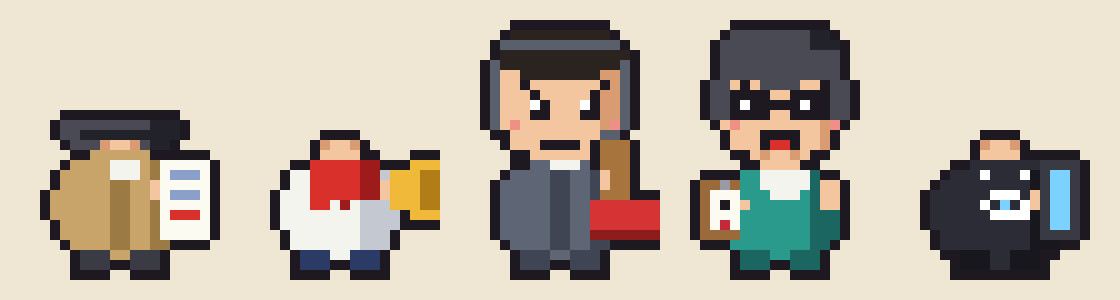

The script that saved this image:
"""Hater bodies: costume + props, no pixel faces (PNG overlay). cancel's pixel head is fallback if cancel.png is missing."""
from PIL import Image
import json, os

DIR = os.path.dirname(os.path.abspath(__file__))
W, H = 20, 26
PAL = {
    'K': '#1e1820', 'F': '#f3c6a0', 'f': '#d99c72', 'p': '#f08f86', 'W': '#ffffff',
    'H': '#4a4a55', 'h': '#22222a', 'C': '#c9a46a', 'c': '#9c7a44', 'P': '#fbfbf2', 'L': '#8aa0c8', 'n': '#3b3b46',
    'A': '#5a3a22', 'T': '#d9302c', 't': '#9e1b1b', 'S': '#f4f4ee', 's': '#c4c8d0', 'M': '#f0b93a', 'm': '#b07d16', 'N': '#2c3a66',
    'B': '#2a2320', 'G': '#59606c', 'R': '#d63434', 'r': '#8f1c1c', 'D': '#5e6675', 'd': '#3f4552', 'Y': '#a8743e',
    'O': '#ecc062', 'o': '#b98a2c', 'V': '#c22a3a', 'Q': '#c0303a', 'X': '#2a9a8c', 'x': '#1b6660', 'Z': '#9a9aa4', 'U': '#9a6a3a',
    'J': '#2b6fd6', 'j': '#1b4a99', 'I': '#2c2c36', 'i': '#17171d', 'E': '#3a3a44', 'e': '#7cd2ff'
}

class G:
    def __init__(s):
        s.g = [['.'] * W for _ in range(H)]
    def px(s, x, y, c):
        if 0 <= x < W and 0 <= y < H:
            s.g[y][x] = c
    def rect(s, x0, y0, x1, y1, c):
        for y in range(y0, y1 + 1):
            for x in range(x0, x1 + 1):
                s.px(x, y, c)
    def ell(s, cx, cy, rx, ry, c, shade=None, sx=.45):
        for y in range(H):
            for x in range(W):
                if ((x + .5 - cx) / rx) ** 2 + ((y + .5 - cy) / ry) ** 2 <= 1:
                    s.px(x, y, shade if shade and (x + .5 - cx) > rx * sx else c)
    def get(s, x, y):
        return s.g[y][x] if 0 <= x < W and 0 <= y < H else '.'
    def outline(s):
        add = []
        for y in range(H):
            for x in range(W):
                if s.g[y][x] == '.' and any(s.get(x + dx, y + dy) not in '.K' for dx, dy in ((1, 0), (-1, 0), (0, 1), (0, -1))):
                    add.append((x, y))
        for x, y in add:
            s.g[y][x] = 'K'
    def rows(s):
        return [''.join(r) for r in s.g]


def neck(g, y=12):
    g.rect(8, y, 11, y + 1, 'F')
    g.px(8, y, 'f'); g.px(11, y, 'f')


def legs(g, col):
    g.rect(6, 23, 8, 24, col)
    g.rect(11, 23, 13, 24, col)
    g.rect(5, 25, 8, 25, 'K')
    g.rect(11, 25, 14, 25, 'K')


def face(g, eyes='norm', mouth='grin', cx=10, ey=8, brows='angry'):
    for ex in (cx - 3, cx + 2):
        if eyes == 'shifty':
            g.px(ex, ey, 'W'); g.px(ex + 1, ey, 'K')
        elif eyes == 'squint':
            g.px(ex, ey, 'K'); g.px(ex + 1, ey, 'K')
        else:
            g.px(ex, ey, 'W'); g.px(ex, ey + 1, 'K'); g.px(ex + 1, ey, 'K'); g.px(ex + 1, ey + 1, 'K')
    if brows == 'angry':
        g.px(cx - 4, ey - 2, 'K'); g.px(cx - 3, ey - 1, 'K'); g.px(cx + 4, ey - 2, 'K'); g.px(cx + 3, ey - 1, 'K')
    if brows == 'raised':
        g.rect(cx - 4, ey - 2, cx - 3, ey - 2, 'K'); g.rect(cx + 2, ey - 2, cx + 3, ey - 2, 'K')
    g.px(cx - 5, ey + 2, 'p'); g.px(cx + 5, ey + 2, 'p')
    my = ey + 4
    if mouth == 'grin':
        g.rect(cx - 2, my, cx + 1, my, 'K'); g.px(cx + 2, my - 1, 'K')
    if mouth == 'shout':
        g.rect(cx - 2, my - 1, cx + 1, my + 1, 'K'); g.rect(cx - 1, my, cx, my + 1, 'T')
    if mouth == 'flat':
        g.rect(cx - 2, my, cx + 1, my, 'K')
    if mouth == 'smirk':
        g.rect(cx - 1, my, cx + 2, my, 'K'); g.px(cx - 2, my - 1, 'K')


def head(g, cy=8):
    g.ell(10, cy, 6.6, 6.2, 'F', 'f', .68)


def stuk():
    g = G()
    # fedora brim sitting on the shoulders; PNG face covers the centre
    g.ell(10, 11.4, 6.4, 1.8, 'H', 'h', .5)
    g.rect(6, 11, 13, 11, 'h')
    neck(g, 12)
    g.ell(10, 18.4, 6.8, 5.6, 'C', 'c', .4)
    g.rect(9, 14, 11, 15, 'S')
    g.rect(9, 16, 10, 22, 'c')
    # dossier
    g.rect(14, 14, 18, 21, 'P')
    g.rect(15, 15, 17, 15, 'L')
    g.rect(15, 17, 17, 17, 'L')
    g.rect(15, 19, 17, 19, 'T')
    g.px(13, 16, 'F'); g.px(13, 17, 'F')
    legs(g, 'n')
    g.outline()
    return g


def koms():
    g = G()
    neck(g, 12)
    g.ell(10, 19, 6.2, 5.2, 'S', 's', .4)
    g.rect(8, 14, 12, 15, 'T')
    g.rect(9, 16, 11, 17, 'T')
    g.px(10, 18, 't')
    # red scarf tails
    g.rect(7, 14, 8, 18, 'T')
    g.rect(12, 14, 13, 17, 't')
    # megaphone
    g.rect(15, 15, 16, 18, 'M')
    g.rect(17, 14, 19, 19, 'M')
    g.rect(18, 15, 19, 18, 'm')
    g.px(14, 16, 'F'); g.px(14, 17, 'F')
    legs(g, 'N')
    g.outline()
    return g


def cancel():
    """Pixel head kept as fallback if art/faces/cancel.png is missing."""
    g = G()
    head(g)
    g.ell(10, 3.4, 6.2, 2.8, 'B', 'B')
    g.rect(4, 3, 16, 4, 'B')
    g.rect(3, 6, 3, 10, 'G')
    g.rect(16, 6, 16, 10, 'G')
    g.rect(4, 2, 15, 2, 'G')
    g.px(3, 4, 'G'); g.px(3, 5, 'G'); g.px(16, 4, 'G'); g.px(16, 5, 'G')
    g.rect(14, 11, 15, 11, 'G'); g.px(13, 12, 'K')
    face(g, mouth='flat', brows='angry')
    g.ell(10, 19, 6.4, 5.2, 'D', 'd', .4)
    g.rect(9, 14, 11, 14, 'S')
    g.rect(9, 15, 10, 22, 'd')
    # stamp
    g.rect(14, 12, 16, 17, 'Y')
    g.rect(13, 18, 19, 21, 'R')
    g.rect(13, 21, 19, 21, 'r')
    g.px(14, 15, 'F'); g.px(14, 16, 'F')
    legs(g, 'd')
    g.outline()
    return g


def lang():
    """Teal blazer, clipboard, generic pixel head (no photo)."""
    g = G()
    head(g)
    # short dark hair, not a portrait
    g.ell(10, 3.6, 6.4, 3.0, 'H', 'h', .4)
    g.rect(4, 3, 15, 5, 'H')
    g.rect(3, 6, 4, 9, 'H')
    g.rect(15, 6, 16, 9, 'H')
    face(g, mouth='shout', brows='angry')
    # glasses
    g.rect(5, 7, 8, 9, 'K')
    g.rect(11, 7, 14, 9, 'K')
    g.px(9, 8, 'K'); g.px(10, 8, 'K')
    g.px(6, 8, 'W'); g.px(7, 8, 'K')
    g.px(12, 8, 'W'); g.px(13, 8, 'K')
    neck(g, 13)
    g.ell(10, 19.5, 6.4, 5.0, 'X', 'x', .42)
    g.rect(8, 15, 12, 16, 'S')
    g.rect(9, 16, 11, 17, 'S')
    g.rect(2, 16, 5, 21, 'U')
    g.rect(3, 17, 5, 20, 'P')
    g.px(4, 16, 'Z')
    g.px(4, 18, 'K'); g.px(4, 20, 'V')
    g.px(6, 18, 'F')
    g.rect(14, 16, 15, 18, 'F')
    legs(g, 'x')
    g.outline()
    return g


def threads():
    g = G()
    neck(g, 12)
    g.ell(10, 19.2, 7.0, 5.4, 'I', 'i', .4)
    g.rect(7, 14, 13, 14, 'I')
    g.px(8, 15, 'W'); g.px(12, 15, 'W')
    # phone
    g.rect(14, 14, 17, 21, 'E')
    g.rect(15, 15, 16, 20, 'e')
    g.px(13, 17, 'F'); g.px(13, 18, 'F')
    g.rect(9, 17, 11, 17, 'W')
    g.px(8, 18, 'W'); g.px(12, 18, 'W'); g.px(10, 18, 'e')
    g.rect(9, 19, 11, 19, 'W'); g.px(12, 19, 'W')
    legs(g, 'i')
    g.outline()
    return g


S = {'stuk': stuk(), 'koms': koms(), 'cancel': cancel(), 'lang': lang(), 'threads': threads()}
json.dump({k: g.rows() for k, g in S.items()}, open(os.path.join(DIR, 'enemies.json'), 'w'))
json.dump(PAL, open(os.path.join(DIR, 'pal.json'), 'w'))

scale = 10
img = Image.new('RGB', (len(S) * (W * scale + 20) + 20, H * scale + 40), (239, 230, 211))
for i, (k, g) in enumerate(S.items()):
    for y, r in enumerate(g.rows()):
        for x, c in enumerate(r):
            if c != '.':
                col = tuple(int(PAL[c][j:j + 2], 16) for j in (1, 3, 5))
                ox = 20 + i * (W * scale + 20)
                img.paste(col, (ox + x * scale, 20 + y * scale, ox + x * scale + scale, 20 + y * scale + scale))
img.save(os.path.join(DIR, 'enemies.png'))
print('wrote enemies.json / enemies.png')
for k, g in S.items():
    nonempty = sum(1 for r in g.rows() if r.strip('.'))
    print(k, 'rows with pixels', nonempty, 'first', next((i for i, r in enumerate(g.rows()) if r.strip('.')), None))
